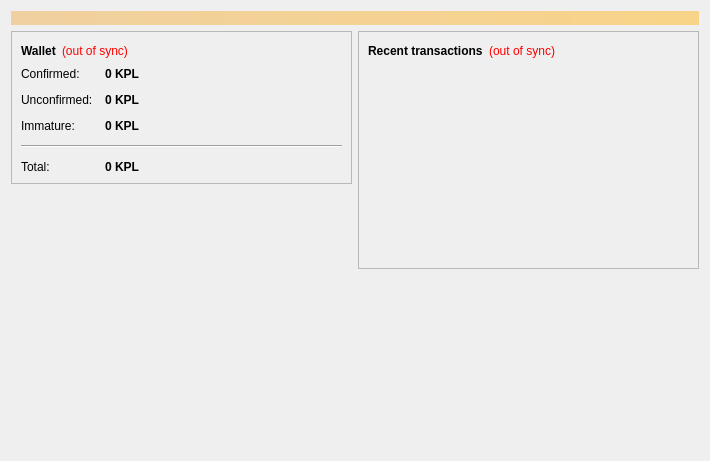
<?xml version="1.0" encoding="UTF-8"?>
<ui version="4.0">
 <class>OverviewPage</class>
 <widget class="QWidget" name="OverviewPage">
  <property name="geometry">
   <rect>
    <x>0</x>
    <y>0</y>
    <width>710</width>
    <height>461</height>
   </rect>
  </property>
  <property name="windowTitle">
   <string>Form</string>
  </property>
  <layout class="QVBoxLayout" name="topLayout">
   <item>
    <widget class="QLabel" name="labelAlerts">
     <property name="visible">
      <bool>false</bool>
     </property>
     <property name="styleSheet">
      <string notr="true">background-color: qlineargradient(x1: 0, y1: 0, x2: 1, y2: 0, stop:0 #F0D0A0, stop:1 #F8D488); color:#000000;</string>
     </property>
     <property name="wordWrap">
      <bool>true</bool>
     </property>
     <property name="margin">
      <number>3</number>
     </property>
    </widget>
   </item>
   <item>
    <layout class="QHBoxLayout" name="horizontalLayout" stretch="1,1">
     <item>
      <layout class="QVBoxLayout" name="verticalLayout_2">
       <item>
        <widget class="QFrame" name="frame">
         <property name="frameShape">
          <enum>QFrame::StyledPanel</enum>
         </property>
         <property name="frameShadow">
          <enum>QFrame::Raised</enum>
         </property>
         <layout class="QVBoxLayout" name="verticalLayout_4">
          <item>
           <layout class="QHBoxLayout" name="horizontalLayout_4">
            <item>
             <widget class="QLabel" name="label_5">
              <property name="font">
               <font>
                <weight>75</weight>
                <bold>true</bold>
               </font>
              </property>
              <property name="text">
               <string>Wallet</string>
              </property>
             </widget>
            </item>
            <item>
             <widget class="QLabel" name="labelWalletStatus">
              <property name="toolTip">
               <string>The displayed information may be out of date. Your wallet automatically synchronizes with the Keplercoin network after a connection is established, but this process has not completed yet.</string>
              </property>
              <property name="styleSheet">
               <string notr="true">QLabel { color: red; }</string>
              </property>
              <property name="text">
               <string notr="true">(out of sync)</string>
              </property>
              <property name="alignment">
               <set>Qt::AlignLeading|Qt::AlignLeft|Qt::AlignVCenter</set>
              </property>
             </widget>
            </item>
            <item>
             <spacer name="horizontalSpacer_2">
              <property name="orientation">
               <enum>Qt::Horizontal</enum>
              </property>
              <property name="sizeHint" stdset="0">
               <size>
                <width>40</width>
                <height>20</height>
               </size>
              </property>
             </spacer>
            </item>
           </layout>
          </item>
          <item>
           <layout class="QFormLayout" name="formLayout_2">
            <property name="fieldGrowthPolicy">
             <enum>QFormLayout::AllNonFixedFieldsGrow</enum>
            </property>
            <property name="horizontalSpacing">
             <number>12</number>
            </property>
            <property name="verticalSpacing">
             <number>12</number>
            </property>
            <item row="0" column="0">
             <widget class="QLabel" name="label">
              <property name="text">
               <string>Confirmed:</string>
              </property>
             </widget>
            </item>
            <item row="0" column="1">
             <widget class="QLabel" name="labelBalance">
              <property name="font">
               <font>
                <weight>75</weight>
                <bold>true</bold>
               </font>
              </property>
              <property name="cursor">
               <cursorShape>IBeamCursor</cursorShape>
              </property>
              <property name="toolTip">
               <string>Your current spendable balance</string>
              </property>
              <property name="text">
               <string notr="true">0 KPL</string>
              </property>
              <property name="textInteractionFlags">
               <set>Qt::LinksAccessibleByMouse|Qt::TextSelectableByKeyboard|Qt::TextSelectableByMouse</set>
              </property>
             </widget>
            </item>
            <item row="1" column="0">
             <widget class="QLabel" name="label_3">
              <property name="text">
               <string>Unconfirmed:</string>
              </property>
             </widget>
            </item>
            <item row="1" column="1">
             <widget class="QLabel" name="labelUnconfirmed">
              <property name="font">
               <font>
                <weight>75</weight>
                <bold>true</bold>
               </font>
              </property>
              <property name="cursor">
               <cursorShape>IBeamCursor</cursorShape>
              </property>
              <property name="toolTip">
               <string>Total of transactions that have yet to be confirmed, and do not yet count toward the spendable balance</string>
              </property>
              <property name="text">
               <string notr="true">0 KPL</string>
              </property>
              <property name="textInteractionFlags">
               <set>Qt::LinksAccessibleByMouse|Qt::TextSelectableByKeyboard|Qt::TextSelectableByMouse</set>
              </property>
             </widget>
            </item>
            <item row="2" column="0">
             <widget class="QLabel" name="labelImmatureText">
              <property name="text">
               <string>Immature:</string>
              </property>
             </widget>
            </item>
            <item row="2" column="1">
             <widget class="QLabel" name="labelImmature">
              <property name="font">
               <font>
                <weight>75</weight>
                <bold>true</bold>
               </font>
              </property>
              <property name="toolTip">
               <string>Mined balance that has not yet matured</string>
              </property>
              <property name="text">
               <string notr="true">0 KPL</string>
              </property>
              <property name="textInteractionFlags">
               <set>Qt::LinksAccessibleByMouse|Qt::TextSelectableByKeyboard|Qt::TextSelectableByMouse</set>
              </property>
             </widget>
            </item>
            <item row="4" column="0">
             <widget class="QLabel" name="labelTotalText">
              <property name="text">
               <string>Total:</string>
              </property>
             </widget>
            </item>
            <item row="4" column="1">
             <widget class="QLabel" name="labelTotal">
              <property name="font">
               <font>
                <weight>75</weight>
                <bold>true</bold>
               </font>
              </property>
              <property name="cursor">
               <cursorShape>IBeamCursor</cursorShape>
              </property>
              <property name="toolTip">
               <string>Your current total balance</string>
              </property>
              <property name="text">
               <string notr="true">0 KPL</string>
              </property>
              <property name="textInteractionFlags">
               <set>Qt::LinksAccessibleByMouse|Qt::TextSelectableByKeyboard|Qt::TextSelectableByMouse</set>
              </property>
             </widget>
            </item>
            <item row="3" column="0" colspan="2">
             <widget class="Line" name="line">
              <property name="orientation">
               <enum>Qt::Horizontal</enum>
              </property>
             </widget>
            </item>
           </layout>
          </item>
         </layout>
        </widget>
       </item>
       <item>
        <spacer name="verticalSpacer">
         <property name="orientation">
          <enum>Qt::Vertical</enum>
         </property>
         <property name="sizeHint" stdset="0">
          <size>
           <width>20</width>
           <height>40</height>
          </size>
         </property>
        </spacer>
       </item>
       <item>
        <widget class="QLabel" name="coinimage">
         <property name="text">
          <string/>
         </property>
         <property name="pixmap">
          <pixmap resource="../bitcoin.qrc">:/icons/bitcoin</pixmap>
         </property>
         <property name="scaledContents">
          <bool>false</bool>
         </property>
         <property name="alignment">
          <set>Qt::AlignCenter</set>
         </property>
         <property name="margin">
          <number>0</number>
         </property>
        </widget>
       </item>
      </layout>
     </item>
     <item>
      <layout class="QVBoxLayout" name="verticalLayout_3">
       <item>
        <widget class="QFrame" name="frame_2">
         <property name="frameShape">
          <enum>QFrame::StyledPanel</enum>
         </property>
         <property name="frameShadow">
          <enum>QFrame::Raised</enum>
         </property>
         <layout class="QVBoxLayout" name="verticalLayout">
          <item>
           <layout class="QHBoxLayout" name="horizontalLayout_2">
            <item>
             <widget class="QLabel" name="label_4">
              <property name="text">
               <string>&lt;b&gt;Recent transactions&lt;/b&gt;</string>
              </property>
             </widget>
            </item>
            <item>
             <widget class="QLabel" name="labelTransactionsStatus">
              <property name="toolTip">
               <string>The displayed information may be out of date. Your wallet automatically synchronizes with the Keplercoin network after a connection is established, but this process has not completed yet.</string>
              </property>
              <property name="styleSheet">
               <string notr="true">QLabel { color: red; }</string>
              </property>
              <property name="text">
               <string notr="true">(out of sync)</string>
              </property>
              <property name="alignment">
               <set>Qt::AlignRight|Qt::AlignTrailing|Qt::AlignVCenter</set>
              </property>
             </widget>
            </item>
            <item>
             <spacer name="horizontalSpacer">
              <property name="orientation">
               <enum>Qt::Horizontal</enum>
              </property>
              <property name="sizeHint" stdset="0">
               <size>
                <width>40</width>
                <height>20</height>
               </size>
              </property>
             </spacer>
            </item>
           </layout>
          </item>
          <item>
           <widget class="QListView" name="listTransactions">
            <property name="styleSheet">
             <string notr="true">QListView { background: transparent; }</string>
            </property>
            <property name="frameShape">
             <enum>QFrame::NoFrame</enum>
            </property>
            <property name="verticalScrollBarPolicy">
             <enum>Qt::ScrollBarAlwaysOff</enum>
            </property>
            <property name="horizontalScrollBarPolicy">
             <enum>Qt::ScrollBarAlwaysOff</enum>
            </property>
            <property name="selectionMode">
             <enum>QAbstractItemView::NoSelection</enum>
            </property>
           </widget>
          </item>
         </layout>
        </widget>
       </item>
       <item>
        <spacer name="verticalSpacer_2">
         <property name="orientation">
          <enum>Qt::Vertical</enum>
         </property>
         <property name="sizeHint" stdset="0">
          <size>
           <width>20</width>
           <height>40</height>
          </size>
         </property>
        </spacer>
       </item>
      </layout>
     </item>
    </layout>
   </item>
  </layout>
 </widget>
 <resources>
  <include location="../bitcoin.qrc"/>
 </resources>
 <connections/>
</ui>
